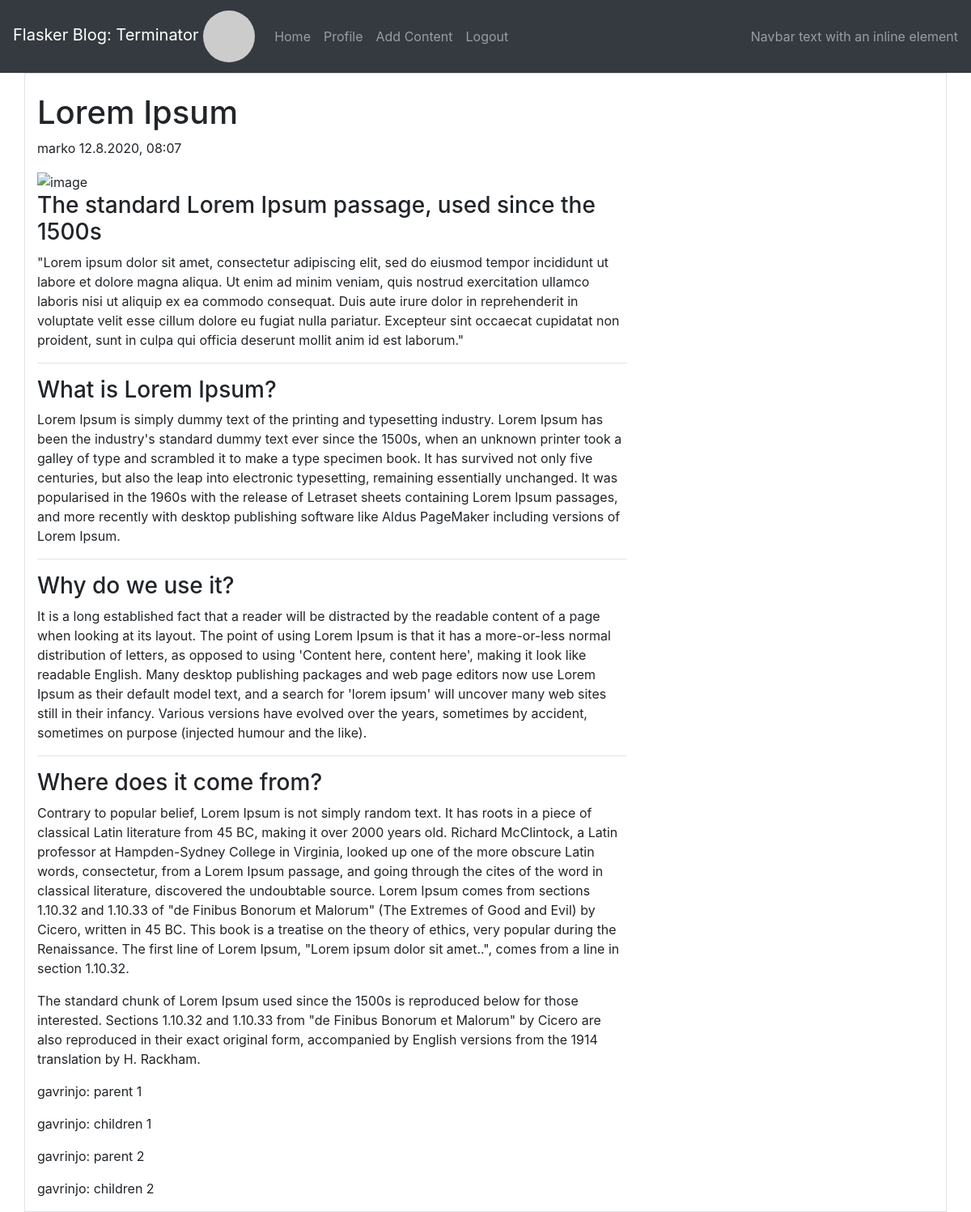
Page /1 (signed in) on the committed database.
### app/models.py (models this page shows, shortened)
class User(UserMixin, db.Model):
    id = db.Column(db.Integer, primary_key=True)
    username = db.Column(db.String(64), index=True, unique=True)
    email = db.Column(db.String(120), index=True, unique=True)
    password_hash = db.Column(db.String(128))
    about_me = db.Column(db.String(140))
    last_seen = db.Column(db.DateTime, default=datetime.utcnow)
    post = db.relationship("Post", backref="author", lazy="dynamic")
    def avatar(self, size):
        digest = md5(self.email.lower().encode("utf-8")).hexdigest()
        return f"https://www.gravatar.com/avatar/{digest}?d=identicon&r=x&s={size}"

class Post(db.Model):
    id = db.Column(db.Integer, primary_key=True)
    title = db.Column(db.String(64))
    subtitle = db.Column(db.String(128))
    body = db.Column(db.String(140))
    timestamp = db.Column(db.DateTime, index=True, default=datetime.utcnow)
    user_id = db.Column(db.Integer, db.ForeignKey("user.id"))

class Comment(db.Model):
    _N = 6
    id = db.Column(db.Integer, primary_key=True)
    text = db.Column(db.String(140))
    timestamp = db.Column(db.DateTime(), index=True, default=datetime.utcnow)
    user_id = db.Column(db.Integer, db.ForeignKey("user.id")) # Author ID
    post_id = db.Column(db.Integer, db.ForeignKey("post.id")) # Post ID
    path = db.Column(db.Text, index=True)
    parent_id = db.Column(db.Integer, db.ForeignKey("comment.id")) # Parent Comment ID
    replies = db.relationship("Comment", backref=db.backref("parent", remote_side=[id]), lazy="dynamic")
    def level(self):
        return len(self.path) // self._N - 1

### app/content/routes.py (the view)
@bp.route("/<id>", methods=["GET", "POST"])
def page_view(id=None):
    form = Comments()
    post = Post.query.get(id)
    comment = Comment.query.filter_by(post_id=post.id).all()
    author = User
    return render_template("page_view.html", post=post, form=form, comments=comment, author=author)

### app/models.py (called while the page is built)
@login.user_loader
def load_user(id):
    return User.query.get(int(id))

### app/content/templates/page_view.html (shortened to what this page needs)
{% extends 'base.html' %}
{% block app_content %}
    <div class="col-8">
        <head>
            <h1 class="mt-4">{{ post.title|safe }}</h1>
            <div class="meta mb-3">
                <span>{{ post.author.username }}</span>
                <span>{{ moment(post.timestamp).format('D.M.YYYY, hh:mm') }}</span>
            </div>
        </head>
        <div class="blog-post-body">
            <img class="img-fluid" alt="image" src="https://hackersandslackers-cdn.storage.googleapis.com/2020/02/uWSGI@2x.jpg"/>
            <div id="post{{ post.id }}">{{ post.body|safe }}</div>
        </div>
        <div>
            {% for comment in comments %}
            <p>{{ '{}{}: {}'.format('  ' * comment.level(), author.query.filter_by(id=comment.user_id).first().username, comment.text) }}</p>
            {% endfor %}
        </div>
    </div>
{% endblock app_content %}

### app/templates/base.html (shortened to what this page needs)
{% extends 'bootstrap/base.html' %}
{% block head %}
    <link rel="stylesheet" href="https://stackpath.bootstrapcdn.com/bootstrap/4.4.1/css/bootstrap.min.css">
    <link href="https://cdn.jsdelivr.net/npm/summernote@0.8.18/dist/summernote-bs4.min.css" rel="stylesheet">
    <link rel="stylesheet" href="{{url_for('static', filename='style.css')}}">
{% endblock %}
{% block navbar %}
    <nav class="navbar sticky-top navbar-expand-lg navbar-dark bg-dark">
        <a class="navbar-brand" href="{{ url_for('main.user', username=current_user.username) }}">Flasker Blog: {{ current_user.username }}
            {% if current_user.is_anonymous %}
            <img style="max-height: 64px; max-width: 64px;" class="rounded-circle" src="{{ url_for('static', filename='profile-pic-dummy.png') }}">
            {% else %}
            <img style="max-height: 64px; max-width: 64px;" class="rounded-circle" src="{{ current_user.avatar(64) }}">
            {% endif %}
        </a>
        <div class="collapse navbar-collapse" id="navbarText">
            <ul class="navbar-nav mr-auto">
                <li class="nav-item {% if request.endpoint == 'main.index' %}active{% endif %}">
                    <a class="nav-link" href="{{ url_for('main.index') }}">Home</a>
                </li>
                {% if current_user.is_anonymous %}
                <li class="nav-item{% if request.endpoint == 'auth.login' %} active{% endif %}">
                    <a class="nav-link" href="{{ url_for('auth.login') }}">Login</a>
                </li>
                <li class="nav-item{% if request.endpoint == 'auth.register' %} active{% endif %}">
                    <a class="nav-link" href="{{ url_for('auth.register') }}">Create an account</a>
                </li>
                {% else %}
                <li class="nav-item{% if request.endpoint == 'main.user' %} active{% endif %}">
                    <a class="nav-link" href="{{ url_for('main.user', username=current_user.username) }}">Profile</a>
                </li>
                <li class="nav-item{% if request.endpoint == 'content.postit' %} active{% endif %}">
                    <a class="nav-link" href="{{ url_for('content.postit') }}">Add Content</a>
                </li>
                <li class="nav-item{% if request.endpoint == 'auth.logout' %} active{% endif %}">
                    <a class="nav-link" href="{{ url_for('auth.logout') }}">Logout</a>
                </li>
                {% endif %}
            </ul>
            <span class="navbar-text">
                Navbar text with an inline element
            </span>
        </div>
    </nav>
{% endblock %}
{% block content %}
    <div class="container-lg border">
        <div class="row">
        {% block app_content %} {% endblock app_content %}
        </div>
    </div>
{% endblock %}

### app/static/style.css (style rules this page uses)
img { width:100%; height:100%; object-position: right; object-fit:cover }

### rows in the picture
User: username "Terminator"
Post: title "Lorem Ipsum", timestamp "12.8.2020, 08:07", body "The standard Lorem Ipsum passage, used since the 1500s \"Lorem ipsum dolor sit amet, consectetur adipiscing elit, sed do eiusmod tempor incididunt ut labore et dolore magna aliqua. Ut enim ad minim veniam, quis nostrud exercitation ullamco laboris nisi ut aliquip ex ea commodo consequat. Duis aute irure dolor in reprehenderit in voluptate velit esse cillum dolore eu fugiat nulla pariatur. Excepteur sint occaecat cupidatat non proident, sunt in culpa qui officia deserunt mollit anim id est laborum.\" What is Lorem Ipsum? Lorem Ipsum is simply dummy text of the printing and typesetting industry. Lorem Ipsum has been the industry's standard dummy text ever since the 1500s, when an unknown…"
User: author.username "marko"
Comment: path+user+text "gavrinjo: parent 1"
Comment: path+user+text "gavrinjo: children 1"
Comment: path+text "gavrinjo: parent 2"
Comment: path+text "gavrinjo: children 2"
